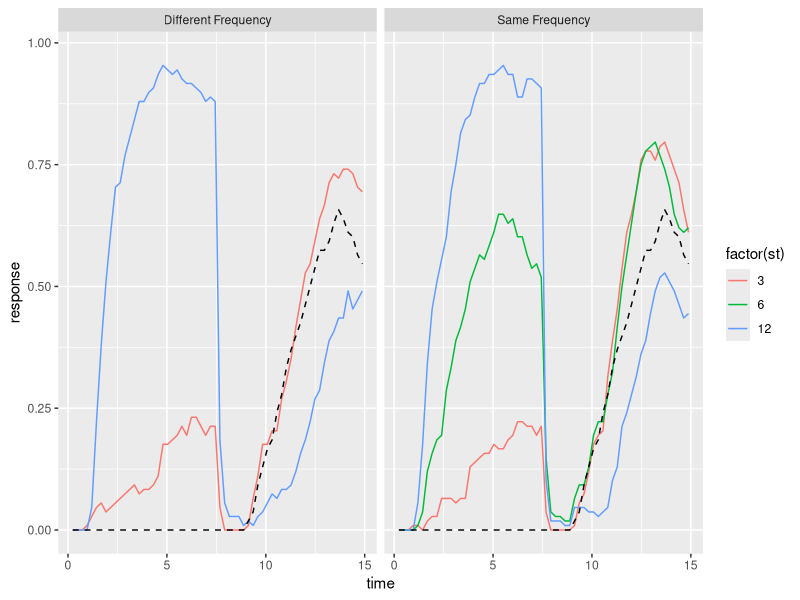
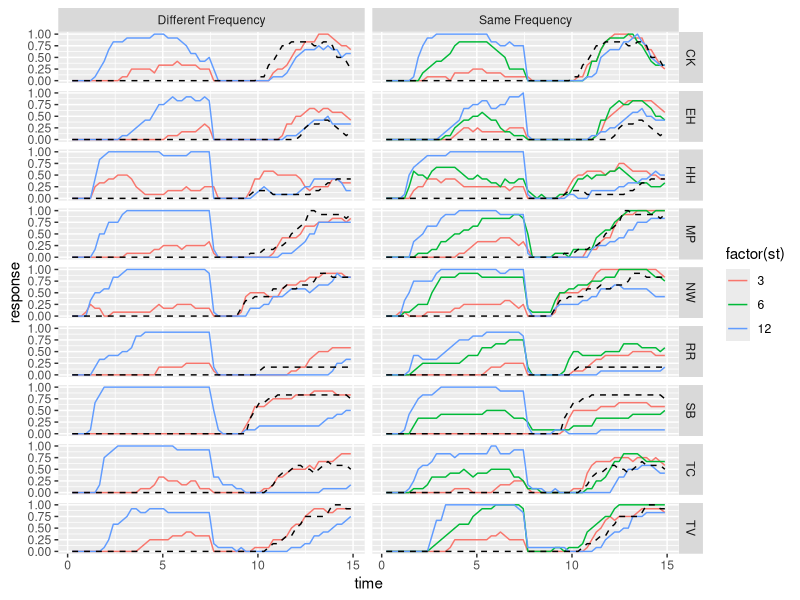

The R source for these figures, in order:
library(stringr)
library(dplyr)
library(ggplot2)
library(tidyr)

df = read.csv('exp1A.csv')

ggplot(filter(df,st > 1),
       aes(x=time,y=response,group=factor(st),color=factor(st))) +
  facet_grid(~factor(same_freq,
                     labels=c("Different Frequency","Same Frequency"))) +
  stat_summary(geom="line") +
  stat_summary(geom="line",color="black",linetype=2,
               data=rbind(mutate(filter(df,st == 0),same_freq=T),
                          mutate(filter(df,st == 0),same_freq=F)))

ggplot(filter(df,st > 1),
       aes(x=time,y=response,group=factor(st),color=factor(st))) +
  facet_grid(sid~factor(same_freq,
                     labels=c("Different Frequency","Same Frequency"))) +
  stat_summary(geom="line") +
  stat_summary(geom="line",color="black",linetype=2,
               data=rbind(mutate(filter(df,st == 0),same_freq=T),
                          mutate(filter(df,st == 0),same_freq=F)))

